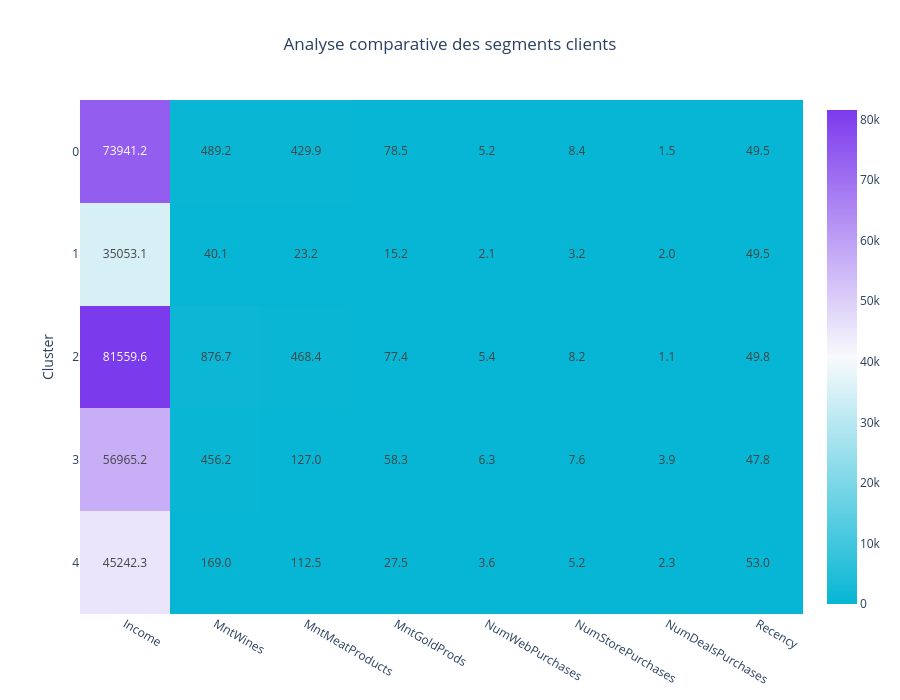

Notebook cell for this chart:
### Code cell
# ============================================
# HEATMAP DES CLUSTERS
# ============================================

fig = px.imshow(
    cluster_profile,

    text_auto=".1f",

    color_continuous_scale=[
        "#06B6D4",
        "#F8FAFC",
        "#7C3AED"
    ],

    aspect="auto",

    title="Analyse comparative des segments clients"
)

fig.update_layout(
    template="plotly_white",

    height=700,

    title_x=0.5
)

fig.show()

### Figure 1 — Plotly figure (JSON) as saved in the notebook; plotly's stock layout.template omitted (floating-point values rounded to 4 significant figures)
{"data": [{"coloraxis": "coloraxis", "hovertemplate": "x: %{x}<br>Cluster: %{y}<br>color: %{z}<extra></extra>", "name": "0", "texttemplate": "%{z:.1f}", "type": "heatmap", "x": ["Income", "MntWines", "MntMeatProducts", "MntGoldProds", "NumWebPurchases", "NumStorePurchases", "NumDealsPurchases", "Recency"], "xaxis": "x", "y": [0, 1, 2, 3, 4], "yaxis": "y", "z": [[73940.0, 489.2, 429.9, 78.49, 5.228, 8.354, 1.507, 49.47], [35050.0, 40.12, 23.18, 15.17, 2.078, 3.194, 2.005, 49.52], [81560.0, 876.7, 468.4, 77.4, 5.441, 8.235, 1.053, 49.79], [56970.0, 456.2, 127.0, 58.26, 6.303, 7.616, 3.884, 47.78], [45240.0, 169.0, 112.5, 27.48, 3.619, 5.238, 2.333, 53.05]]}], "layout": {"coloraxis": {"colorscale": [[0, "#06B6D4"], [0.5, "#F8FAFC"], [1, "#7C3AED"]]}, "height": 700, "title": {"text": "Analyse comparative des segments clients", "x": 0.5}, "xaxis": {"anchor": "y", "domain": [0, 1]}, "yaxis": {"anchor": "x", "autorange": "reversed", "domain": [0, 1], "title": {"text": "Cluster"}}}}
